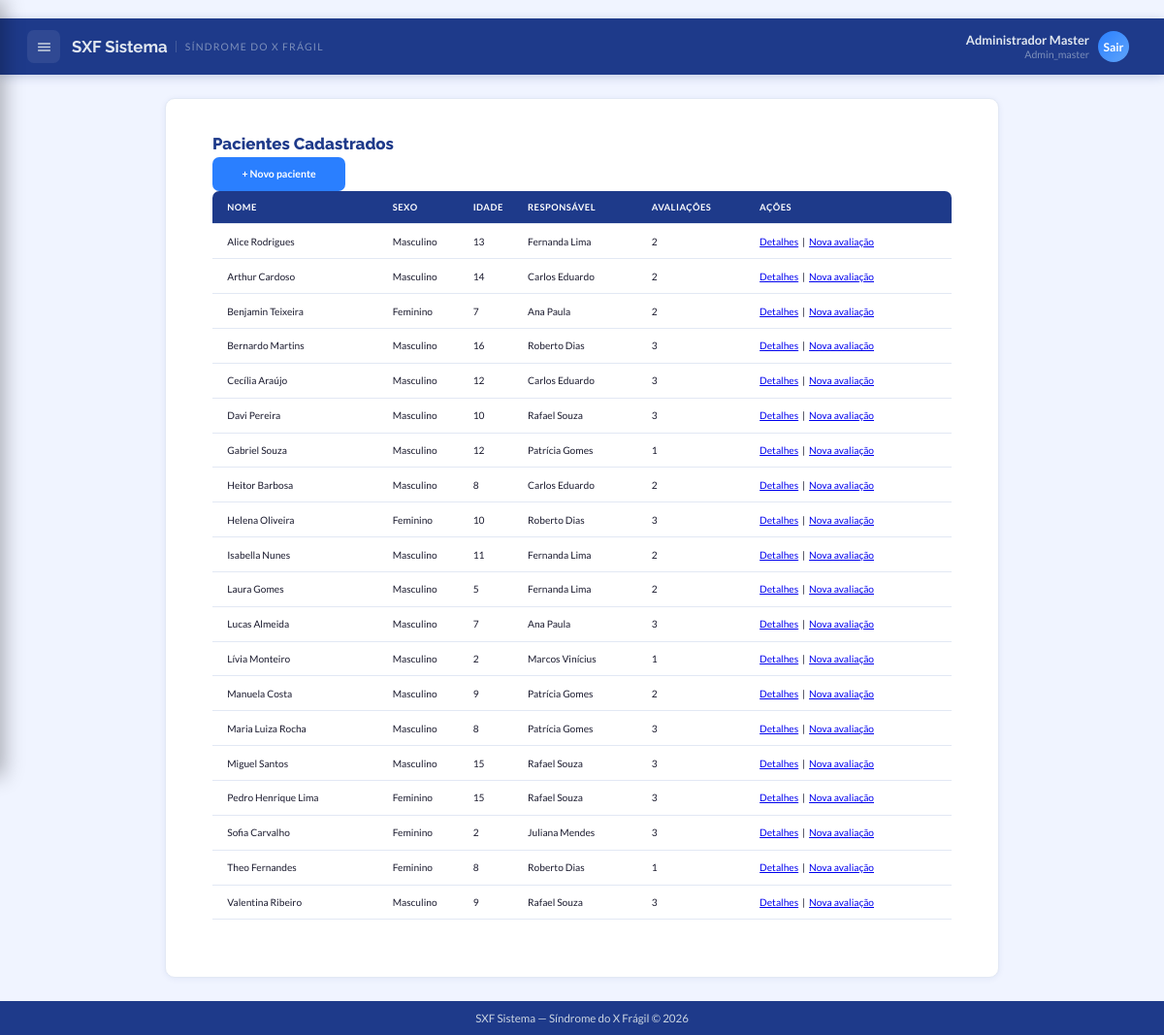
The page /pacientes (signed in) on the database its author committed.
### app/models.py (models this page shows, shortened)
class Usuario(UserMixin, db.Model):
    __tablename__ = "usuarios"
    id = db.Column(db.Integer, primary_key=True)
    role_id = db.Column(db.Integer, db.ForeignKey("roles.id"), nullable=False, default=Role.PROFISSIONAL)
    instituicao_id = db.Column(db.Integer, db.ForeignKey("instituicoes.id"), nullable=True)
    nome_completo = db.Column(db.String(150), nullable=False)
    email = db.Column(db.String(150), nullable=False, unique=True)
    senha_hash = db.Column(db.String(255), nullable=False)
    ativo = db.Column(db.Boolean, nullable=False, default=True)
    email_verificado = db.Column(db.Boolean, nullable=False, default=False)
    token_verificacao = db.Column(db.String(100))
    token_reset_senha = db.Column(db.String(100))
    token_reset_expira = db.Column(db.DateTime)
    ultimo_login = db.Column(db.DateTime)
    tentativas_login = db.Column(db.Integer, nullable=False, default=0)
    bloqueado_ate = db.Column(db.DateTime)
    paciente_id = db.Column(db.Integer, db.ForeignKey("pacientes.id"), nullable=True)
    criado_em = db.Column(db.DateTime, default=datetime.utcnow)
    atualizado_em = db.Column(db.DateTime, default=datetime.utcnow, onupdate=datetime.utcnow)
    role = db.relationship("Role", lazy="joined")
    instituicao = db.relationship("Instituicao", foreign_keys=[instituicao_id], lazy="joined")
    paciente_vinculo = db.relationship("Paciente", foreign_keys=[paciente_id], lazy="joined")
    @property
    def is_admin(self):
        return self.role_id in (Role.ADMIN_MASTER, Role.ADMIN)
    @property
    def is_admin_master(self):
        return self.role_id == Role.ADMIN_MASTER
    @property
    def is_paciente(self):
        return self.role_id == Role.PACIENTE

class Role(db.Model):
    __tablename__ = "roles"
    id = db.Column(db.Integer, primary_key=True)
    nome = db.Column(db.String(50), nullable=False, unique=True)
    descricao = db.Column(db.String(255), nullable=False, default="")
    criado_em = db.Column(db.DateTime, default=datetime.utcnow)
    ADMIN_MASTER = 1
    ADMIN = 2
    PROFISSIONAL = 3
    PACIENTE = 4

class Paciente(db.Model):
    __tablename__ = "pacientes"
    id = db.Column(db.Integer, primary_key=True)
    instituicao_id = db.Column(db.Integer, db.ForeignKey("instituicoes.id"), nullable=True)
    nome_completo = db.Column(db.String(150), nullable=False)
    data_nascimento = db.Column(db.Date, nullable=False)
    genero = db.Column(db.String(1), nullable=False)
    cpf = db.Column(EncryptedString)                         # criptografado
    cpf_hash = db.Column(db.String(64), nullable=True, index=True)
    nome_responsavel = db.Column(db.String(150))
    telefone_responsavel = db.Column(EncryptedString)        # criptografado
    email_responsavel = db.Column(EncryptedString)           # criptografado
    observacoes = db.Column(db.Text)
    cadastrado_por = db.Column(db.Integer, db.ForeignKey("usuarios.id"), nullable=False)
    ativo = db.Column(db.Boolean, nullable=False, default=True)
    criado_em = db.Column(db.DateTime, default=datetime.utcnow)
    atualizado_em = db.Column(db.DateTime, default=datetime.utcnow, onupdate=datetime.utcnow)
    __table_args__ = (
        CheckConstraint("genero IN ('M', 'F')", name="chk_paciente_genero"),
    )
    cadastrador = db.relationship("Usuario", foreign_keys=[cadastrado_por], lazy="joined")
    instituicao = db.relationship("Instituicao", foreign_keys=[instituicao_id], lazy="joined")
    avaliacoes = db.relationship(
        "Avaliacao", backref="paciente", lazy=True,
        order_by="Avaliacao.realizada_em.desc()"
    )
    @property
    def idade(self):
        if not self.data_nascimento:
            return None
        hoje = datetime.utcnow().date()
        anos = hoje.year - self.data_nascimento.year
        if (hoje.month, hoje.day) < (self.data_nascimento.month, self.data_nascimento.day):
            anos -= 1
        return anos
    @property
    def genero_extenso(self):
        return "Masculino" if self.genero == "M" else "Feminino"

### app/views.py (the view)
@app.route("/pacientes")
@profissional_required
def pacientes_lista():
    busca = request.args.get("q", "").strip()
    genero = request.args.get("genero", "")
    q = Paciente.query.filter_by(ativo=True)
    if current_user.is_admin_master:
        pass  # vê todos os pacientes de todas as instituições
    elif current_user.instituicao_id:
        q = q.filter_by(instituicao_id=current_user.instituicao_id)
    else:
        q = q.filter_by(cadastrado_por=current_user.id)  # fallback sem instituição
    if busca:
        q = q.filter(Paciente.nome_completo.ilike(f"%{busca}%"))
    if genero in ("M", "F"):
        q = q.filter_by(genero=genero)
    pacientes = q.order_by(Paciente.nome_completo).all()
    return render_template("pacientes/lista.html", pacientes=pacientes, busca=busca, genero=genero)

### app/app.py (called while the page is built)
@login_manager.user_loader
def load_user(user_id):
    from app.models import Usuario
    return Usuario.query.get(int(user_id))

### app/auth.py (called while the page is built)
def profissional_required(f):
    @wraps(f)
    @login_required
    def decorated(*args, **kwargs):
        if current_user.is_paciente:
            flash("Acesso restrito a profissionais de saúde.", "erro")
            return redirect(url_for("meu_historico"))
        return f(*args, **kwargs)
    return decorated

### app/models.py (called while the page is built, shortened)
def _get_fernet():
    global _fernet_instance
    if _fernet_instance is None:
        key = os.environ.get("ENCRYPTION_KEY") or os.environ.get("FLASK_SECRET_KEY")
        _fernet_instance = Fernet(key.encode() if isinstance(key, str) else key)
    return _fernet_instance

    def process_result_value(self, value, dialect):
        if value is None:
            return None
        try:
            return _get_fernet().decrypt(value.encode()).decode()
        except (InvalidToken, Exception):
            return value  # Retorna como está se não estiver criptografado (migração)

### app/templates/pacientes/lista.html (shortened to what this page needs)
﻿{% extends "base_interno.html" %}
{% block estilos %}
<link rel="stylesheet" href="{{ url_for('static', filename='avaliacao/estilo_avaliacao.css') }}" />
{% endblock %}
{% block conteudo %}
<main id="ConteudoAvaliacao">
  <h1>Pacientes Cadastrados</h1>
  <p>
    <a class="btn-calcular" href="{{ url_for('pacientes_novo') }}">+ Novo paciente</a>
  </p>
  {% if pacientes %}
  <table class="tabela-sintomas">
    <thead>
      <tr>
        <th>Nome</th>
        <th>Sexo</th>
        <th>Idade</th>
        <th>Responsável</th>
        <th>Avaliações</th>
        <th>Ações</th>
      </tr>
    </thead>
    <tbody>
      {% for p in pacientes %}
      <tr>
        <td>{{ p.nome_completo }}</td>
        <td>{{ p.genero_extenso }}</td>
        <td>{{ p.idade }}</td>
        <td>{{ p.nome_responsavel or '—' }}</td>
        <td>{{ p.avaliacoes|length }}</td>
        <td>
          <a href="{{ url_for('paciente_detalhe', paciente_id=p.id) }}">Detalhes</a>
          &nbsp;|&nbsp;
          <a href="{{ url_for('avaliacao_form', paciente_id=p.id) }}">Nova avaliação</a>
        </td>
      </tr>
      {% endfor %}
    </tbody>
  </table>
  {% else %}
    <p>Nenhum paciente cadastrado ainda.</p>
  {% endif %}
</main>
{% endblock %}

### app/templates/base_interno.html (shortened to what this page needs)
<!DOCTYPE html>
<html lang="pt-br">
  <head>
    <link rel="stylesheet" href="{{ url_for('static', filename='Abas_internas/menu_interno.css') }}" />
    {% block estilos %}{% endblock %}
  </head>
  <body>
    <header id="cabecalho">
      <div id="cabeçalho-esquerdo">
        <button id="botao-menu" aria-label="Abrir menu">
          <svg viewBox="0 0 24 24"><path d="M3 18h18v-2H3v2zm0-5h18v-2H3v2zm0-7v2h18V6H3z"/></svg>
        </button>
        <h1 id="titulo-sistema">
          SXF Sistema
          <span class="subtag">Síndrome do X Frágil</span>
        </h1>
      </div>
      <div id="cabeçalho-direito">
        <div id="usuario-cabecalho">
          <div id="usuario-info">
            <div id="usuario-nome">{{ current_user.nome_completo }}</div>
            <div id="usuario-cargo">{{ current_user.role.nome | capitalize }}</div>
          </div>
          <div id="usuario-avatar">
            <a href="{{ url_for('auth.logout') }}" title="Sair" style="color:inherit;text-decoration:none;">Sair</a>
          </div>
        </div>
      </div>
    </header>
    {% block conteudo %}{% endblock %}
    <footer>
      <p>SXF Sistema &mdash; Síndrome do X Frágil &copy; 2026</p>
    </footer>
  </body>
</html>

### app/static/Abas_internas/menu_interno.css (style rules this page uses)
:root { --azul: #2A7FFF; --azul-hover: #1a6fef; --azul-fundo: #EFF6FF; --azul-borda: #BFDBFE; --azul-dark: #1E3A8A; --bg: #F0F4FF; --bg-card: #FFFFFF; --borda: #E2E8F4; --texto: #1A1A2E; --suave: #64748B; --cinza: #94A3B8; --verde: #22C55E; --amarelo: #F59E0B; --vermelho: #EF4444; --fonte: 'Lato', sans-serif; --fonte-titulo:'Raleway', sans-serif; --radius: 10px; --sombra: 0 1px 6px rgba(30,58,138,.07); --t: .2s ease; }
* { margin: 0; padding: 0; box-sizing: border-box; font-family: var(--fonte); }
body { background: var(--bg); color: var(--texto); min-height: 100vh; }
input, button, textarea, select { font-family: var(--fonte); }
body { background-color: var(--azul-dark); }
#cabecalho { background: var(--azul-dark); display: flex; align-items: center; justify-content: space-between; padding: 0 28px; height: 58px; width: 100%; position: sticky; top: 0; z-index: 100; box-shadow: 0 2px 10px rgba(30,58,138,.22); }
#cabeçalho-esquerdo { display: flex; align-items: center; gap: 12px; }
#cabeçalho-direito { display: flex; align-items: center; gap: 8px; }
#botao-menu { width: 34px; height: 34px; background: rgba(255,255,255,.08); border: none; border-radius: 7px; cursor: pointer; fill: #CBD5E1; display: flex; align-items: center; justify-content: center; padding: 8px; transition: background var(--t); }
#botao-menu svg { width: 17px; height: 17px; pointer-events: none; }
#titulo-sistema { color: #E2E8F0; font-family: var(--fonte-titulo); font-size: 1.05rem; font-weight: 700; display: flex; align-items: center; gap: 8px; }
#titulo-sistema .subtag { font-family: var(--fonte); font-size: .65rem; font-weight: 400; color: rgba(203,213,225,.55); border-left: 1px solid rgba(203,213,225,.22); padding-left: 9px; letter-spacing: 1.2px; text-transform: uppercase; }
#usuario-cabecalho { display: flex; align-items: center; gap: 9px; cursor: pointer; padding: 4px 8px; border-radius: 7px; transition: background var(--t); }
#usuario-info { text-align: right; }
#usuario-nome { color: #E2E8F0; font-size: .8rem; font-weight: 700; line-height: 1.2; }
#usuario-cargo { color: rgba(203,213,225,.55); font-size: .66rem; }
#usuario-avatar { width: 32px; height: 32px; border-radius: 50%; background: linear-gradient(135deg, var(--azul), #60A5FA); color: #fff; font-size: .75rem; font-weight: 700; display: flex; align-items: center; justify-content: center; flex-shrink: 0; }
footer { width: 100%; background: var(--azul-dark); text-align: center; padding: 11px 0; font-size: .72rem; width: 100%; }
footer p { color: #CBD5E1; }

### app/static/avaliacao/estilo_avaliacao.css (style rules this page uses)
:root { --azul: #2A7FFF; --azul-hover: #1a6fef; --azul-fundo: #EFF6FF; --azul-borda: #BFDBFE; --azul-dark: #1E3A8A; --bg: #F0F4FF; --bg-card: #FFFFFF; --borda: #E2E8F4; --texto: #1A1A2E; --suave: #64748B; --cinza: #94A3B8; --verde: #22C55E; --amarelo: #F59E0B; --vermelho: #EF4444; --fonte: 'Lato', sans-serif; --fonte-titulo:'Raleway', sans-serif; --radius: 10px; --sombra: 0 1px 6px rgba(30,58,138,.07); --t: .2s ease; }
* { margin: 0; padding: 0; box-sizing: border-box; font-family: var(--fonte); }
body { background: var(--bg); color: var(--texto); min-height: 100vh; display: flex; flex-direction: column; }
#ConteudoAvaliacao, #ConteudoResultado { width: 90%; flex: 1; max-width: 860px; margin: 2% auto; padding: 3% 4%; background: var(--bg-card); border-radius: var(--radius); border: 1px solid var(--borda); box-shadow: var(--sombra); }
#ConteudoAvaliacao h1, #ConteudoResultado h1 { font-family: var(--fonte-titulo); color: var(--azul-dark); font-size: 1.4vw; font-weight: 800; margin-bottom: 0.5%; }
.tabela-sintomas { width: 100%; border-collapse: collapse; margin-bottom: 3%; font-size: .85vw; }
.tabela-sintomas th, .tabela-sintomas td { padding: 1.5% 2%; text-align: left; border-bottom: 1px solid var(--borda); }
.tabela-sintomas th { background: var(--azul-dark); color: #fff; font-weight: 700; font-size: .78vw; text-transform: uppercase; letter-spacing: .5px; }
.tabela-sintomas th:first-child { border-radius: 7px 0 0 0; }
.tabela-sintomas th:last-child { border-radius: 0 7px 0 0; }
.btn-calcular { display: inline-flex; align-items: center; gap: 1%; background: var(--azul); color: #fff; padding: 1.5% 4%; border: none; border-radius: 7px; font-size: .88vw; font-weight: 700; cursor: pointer; text-decoration: none; transition: all var(--t); white-space: nowrap; }

### app/templates/base_interno.html (style rules this page uses)
html { height: 100%; }
body { margin: 0; min-height: 100vh; display: flex; flex-direction: column; }
body > footer { margin-top: auto; }

### rows shown on the page
Usuario: nome_completo "Administrador Master"
Role: role.nome "Admin_master"
Paciente: nome_completo "Alice Rodrigues", genero_extenso "Masculino", idade "13", nome_responsavel "Fernanda Lima", avaliacoes|length "2"
Paciente: nome_completo "Arthur Cardoso", genero_extenso "Masculino", idade "14", nome_responsavel "Carlos Eduardo", avaliacoes|length "2"
Paciente: nome_completo "Benjamin Teixeira", genero_extenso "Feminino", idade "7", nome_responsavel "Ana Paula", avaliacoes|length "2"
Paciente: nome_completo "Bernardo Martins", genero_extenso "Masculino", idade "16", nome_responsavel "Roberto Dias", avaliacoes|length "3"
Paciente: nome_completo "Cecília Araújo", genero_extenso "Masculino", idade "12", nome_responsavel "Carlos Eduardo", avaliacoes|length "3"
Paciente: nome_completo "Davi Pereira", genero_extenso "Masculino", idade "10", nome_responsavel "Rafael Souza", avaliacoes|length "3"
Paciente: nome_completo "Gabriel Souza", genero_extenso "Masculino", idade "12", nome_responsavel "Patrícia Gomes", avaliacoes|length "1"
Paciente: nome_completo "Heitor Barbosa", genero_extenso "Masculino", idade "8", nome_responsavel "Carlos Eduardo", avaliacoes|length "2"
Paciente: nome_completo "Helena Oliveira", genero_extenso "Feminino", idade "10", nome_responsavel "Roberto Dias", avaliacoes|length "3"
Paciente: nome_completo "Isabella Nunes", genero_extenso "Masculino", idade "11", nome_responsavel "Fernanda Lima", avaliacoes|length "2"
Paciente: nome_completo "Laura Gomes", genero_extenso "Masculino", idade "5", nome_responsavel "Fernanda Lima", avaliacoes|length "2"
Paciente: nome_completo "Lucas Almeida", genero_extenso "Masculino", idade "7", nome_responsavel "Ana Paula", avaliacoes|length "3"
Paciente: nome_completo "Lívia Monteiro", genero_extenso "Masculino", idade "2", nome_responsavel "Marcos Vinícius", avaliacoes|length "1"
Paciente: nome_completo "Manuela Costa", genero_extenso "Masculino", idade "9", nome_responsavel "Patrícia Gomes", avaliacoes|length "2"
Paciente: nome_completo "Maria Luiza Rocha", genero_extenso "Masculino", idade "8", nome_responsavel "Patrícia Gomes", avaliacoes|length "3"
Paciente: nome_completo "Miguel Santos", genero_extenso "Masculino", idade "15", nome_responsavel "Rafael Souza", avaliacoes|length "3"
Paciente: nome_completo "Pedro Henrique Lima", genero_extenso "Feminino", idade "15", nome_responsavel "Rafael Souza", avaliacoes|length "3"
Paciente: nome_completo "Sofia Carvalho", genero_extenso "Feminino", idade "2", nome_responsavel "Juliana Mendes", avaliacoes|length "3"
Paciente: nome_completo "Theo Fernandes", genero_extenso "Feminino", idade "8", nome_responsavel "Roberto Dias", avaliacoes|length "1"
Paciente: nome_completo "Valentina Ribeiro", genero_extenso "Masculino", idade "9", nome_responsavel "Rafael Souza", avaliacoes|length "3"
